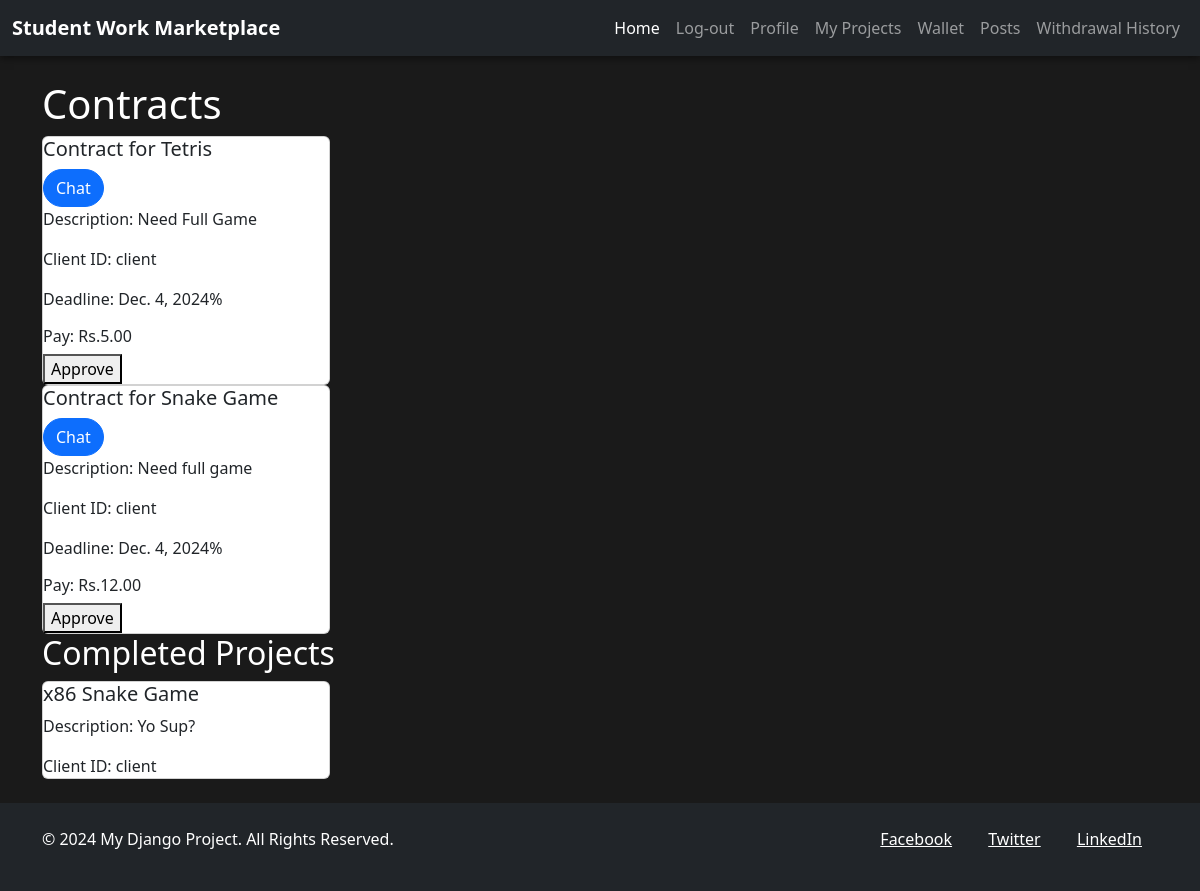
The app's page /myprojects (signed in) with its own data.
### webapp/models.py (models this page shows, shortened)
class Contract(models.Model):
    client = models.ForeignKey(
        Custom_user, on_delete=models.CASCADE, related_name="contracts_as_client"
    )
    freelancer = models.ForeignKey(
        Custom_user, on_delete=models.CASCADE, related_name="contracts_as_freelancer"
    )
    amount = models.DecimalField(
        max_digits=10, decimal_places=2, null=False, blank=False
    )
    post = models.OneToOneField(
        Post, on_delete=models.CASCADE, null=False, blank=False
    )  # Contract may or may not link to a post
    created_at = models.DateTimeField(auto_now_add=True)
    details = models.TextField(max_length=1000, null=True, blank=True, default="")
    deadline = models.DateField(null=False, blank=False, default=date.today)
    is_signed_by_client = models.BooleanField(default=False)
    is_signed_by_freelancer = models.BooleanField(default=False)
    completed = models.BooleanField(default=False)
    feedback_freelancer= models.BooleanField(default=False)
    feedback_client= models.BooleanField(default=False)

class Post(models.Model):
    user = models.ForeignKey(
        Custom_user, on_delete=models.CASCADE, blank=False, null=False
    )
    title = models.TextField(max_length=50, blank=False, null=False)
    text = models.TextField(max_length=1000, blank=False, null=False)
    created_at = models.DateTimeField(auto_now_add=True, null=False)
    updated_at = models.DateTimeField(auto_now=True, null=False)
    tags = models.ManyToManyField(Tags, related_name="posts", blank=True)
    pay = models.IntegerField(null=False, blank=False)

class Custom_user(AbstractUser):
    TYPE_CHOICES = [
        ("admin", "Administrator"),
        ("client", "Client"),
        ("freelancer", "Freelancer"),
    ]
    typee = models.CharField(
        max_length=50, null=False, blank=False, choices=TYPE_CHOICES, default=""
    )
    status = models.BooleanField(null=False, default=False)
    img = models.ImageField(upload_to="images/", null=False, blank=True, default="")
    UNI_CHOICES = [
        ("fast", "FAST"),
        ("lums", "LUMS"),
        ("punjab", "PUNJAB UNIVERSITY"),
    ]
    university_name = models.CharField(
        max_length=50, null=False, blank=False, choices=UNI_CHOICES, default=""
    )
    roll_no = models.CharField(max_length=50, null=False, blank=False, default="")
    email = models.EmailField(
        unique=True, blank=False, null=False
    )  # Ensure email is unique

### webapp/views.py (the view)
# urls.py: path("myprojects", views.myprojects, name="myprojects"),
@login_required
def myprojects(request):
    if request.user.typee == "freelancer":
        all_contracts = Contract.objects.filter(freelancer=request.user)
        unsingned_contracts = all_contracts.filter(is_signed_by_freelancer=False)
        projects = all_contracts.filter(is_signed_by_freelancer=True)
        ongoing_projects = projects.filter(completed=False)
        completed_projects = projects.filter(completed=True)
        pending_feedback = completed_projects.filter(feedback_freelancer=False)
        completed_projects = completed_projects.filter(feedback_freelancer=True)
        content = {"contracts": unsingned_contracts, "projects": ongoing_projects,"pending_feedback":pending_feedback,"completed_projects":completed_projects}
        return render(request, "myprojects.html", content)
    else:
        return HttpResponseForbidden("You are not freelancer")

### webapp/templates/myprojects.html (shortened to what this page needs)
{% extends "base.html" %}
{% block content %}
{% if contracts %}
<h1>Contracts</h1>
{% endif %}
{% for contract in contracts %}
<div class="card" style="width: 18rem;">
    <div class="post">
      <h5 class="card-title">Contract for {{contract.post.title}}</h5>
      <a href="{% url 'create_chat' contract.client.id %}?freelancer_id={{ contract.freelancer.id }}" target="_blank" class="btn btn-primary">Chat</a>
      <p class="card-text">Description: {{contract.details}}</p>
      <p class="card-text">Client ID: {{contract.client.username}}</p>
      <p class="card-text">Deadline: {{contract.deadline}}%</p>
      <h6>Pay: Rs.{{contract.amount}}</h6>
      <button class="approve" id="{{contract.id}}">Approve</button>
    </div>
  </div>
  {% endfor %}
{% if completed_projects %}
<h2>Completed Projects</h2>
{% endif %}
{% for contract in completed_projects %}
<div class="card" style="width: 18rem;">
    <div class="post">
        <h5 class="card-title">{{ contract.post.title }}</h5>
        <p class="card-text">Description: {{ contract.details }}</p>
        <p class="card-text">Client ID: {{ contract.client.username }}</p>
    </div>
</div>
{% endfor %}
{% endblock %}

### webapp/templates/base.html (style rules this page uses)
html, body { height: 100%; margin: 0; display: flex; flex-direction: column; background-color: #1a1a1a; color: #fff; }
.btn { border-radius: 25px; transition: all 0.3s ease; }

### records on screen
Contract: post "Tetris", details "Need Full Game", client.username "client", deadline "Dec. 4, 2024", amount "5.00"
Contract: post "Snake Game", details "Need full game", client.username "client", deadline "Dec. 4, 2024", amount "12.00"
Contract: post "x86 Snake Game", details "Yo Sup?", client.username "client"
